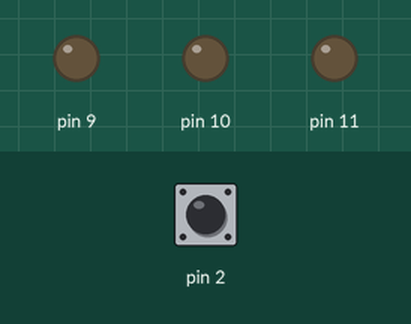
This sketch was run on a simulated Arduino Uno, built with avr-gcc and run on an emulated ATmega328P. On the bench: output pins drawn as LEDs (lit = HIGH). The inputs (shaded band) are chosen by the test bench; at power-on: pin 2 HIGH.

Above: at 1.2 s.
1.3 s: pin 2 pulled LOW for 0.15 s
At 3.0 s:
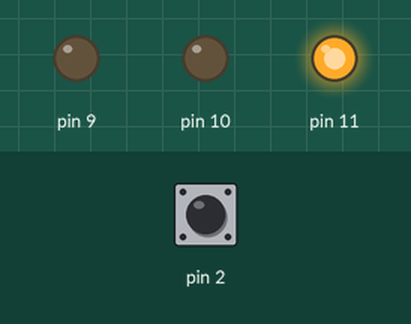
3.3 s: pin 2 pulled LOW for 1 s
At 5.0 s:
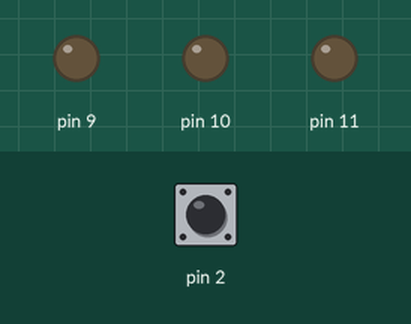
Timing chart, 0 to 6.5 s (numbered marks = the images above; inputs shaded):
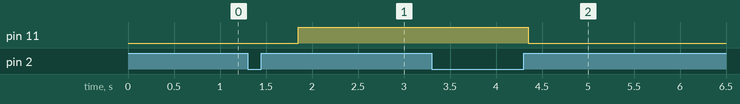

Measured:
- after the input at 1.3 s, pin 11: LOW → HIGH after 0.55 s
- after the input at 3.3 s, pin 11: HIGH → LOW after 1.1 s

The sketch:

One_Button_Multiple_Task_3_LED_OOP.ino
```cpp
#include "PushButton.h"
#include "Led.h"

PushButton pushButton(2);
Led redLed(11);
Led yellowLed(10);
Led greenLed(9);

void setup() {
    pushButton.begin();
}

void loop() {
    pushButton.update();

    unsigned long pressDuration = pushButton.getPressDuration();
    int pressCount = pushButton.getPressCount();

    // Jika ada salah satu LED yang menyala dan tombol ditekan sekali, matikan semua LED
    if (redLed.isOn() || yellowLed.isOn() || greenLed.isOn()) {
        if (pressCount == 1 && pressDuration > 500) {
            redLed.off();
            yellowLed.off();
            greenLed.off();
            pushButton.resetPressCount();
            return;
        }
    }

    // Jika tombol ditekan lebih dari 3 kali, reset pressCount
    if (pressCount > 3) {
        pushButton.resetPressCount();
    }

    if (pressCount == 1 && pressDuration > 4000) {
        greenLed.on();
        redLed.off();
        yellowLed.off();
        pushButton.resetPressCount();
    } else if (pressCount == 3 && pressDuration > 1000) {
        yellowLed.on();
        redLed.off();
        greenLed.off();
        pushButton.resetPressCount();
    } else if (pressCount != 3 && pressDuration > 1000) {
        //yellowLed.on();
        //redLed.off();
        //greenLed.off();
        pushButton.resetPressCount();
    } else if (pressCount == 1 && pressDuration > 500) {
        redLed.on();
        yellowLed.off();
        greenLed.off();
        pushButton.resetPressCount();
    }
}
```

Led.cpp
```cpp
#include "Led.h"
#include <Arduino.h>

Led::Led(int pin) : ledPin(pin) {
    pinMode(ledPin, OUTPUT);
    off();
}

void Led::on() {
    digitalWrite(ledPin, HIGH);
}

void Led::off() {
    digitalWrite(ledPin, LOW);
}

bool Led::isOn() {
    return digitalRead(ledPin) == HIGH;
}
```

Led.h
```cpp
#ifndef LED_H
#define LED_H

class Led {
private:
    int ledPin;

public:
    Led(int pin);
    void on();
    void off();
    bool isOn();
};

#endif // LED_H
```

PushButton.cpp
```cpp
#include "PushButton.h"
#include <Arduino.h>

PushButton::PushButton(int btnPin)
  : buttonPin(btnPin), lastButtonState(HIGH), buttonState(HIGH),
  lastDebounceTime(0), buttonPressTime(0),
  pressCount(0) {}

void PushButton::begin() {
    pinMode(buttonPin, INPUT_PULLUP);
}

void PushButton::update() {
    int reading = digitalRead(buttonPin);
    if (reading != lastButtonState) {
        lastDebounceTime = millis();
    }

    if ((millis() - lastDebounceTime) > 50) {
        if (reading != buttonState) {
            buttonState = reading;
            if (buttonState == LOW) { // Tombol ditekan
                buttonPressTime = millis();
            } else {
                pressCount++;
            }
        }
    }
    lastButtonState = reading;
}

int PushButton::getPressCount() {
    return pressCount;
}

unsigned long PushButton::getPressDuration() {
    return millis() - buttonPressTime;
}

void PushButton::resetPressCount() {
    pressCount = 0;
}
```

PushButton.h
```cpp
#ifndef PUSHBUTTON_H
#define PUSHBUTTON_H

class PushButton {
private:
    int buttonPin;
    int lastButtonState;
    int buttonState;
    unsigned long lastDebounceTime;
    unsigned long buttonPressTime;
    int pressCount;

public:
    PushButton(int btnPin);
    void begin();
    void update();
    int getPressCount();
    unsigned long getPressDuration();
    void resetPressCount();
};

#endif // PUSHBUTTON_H
```
